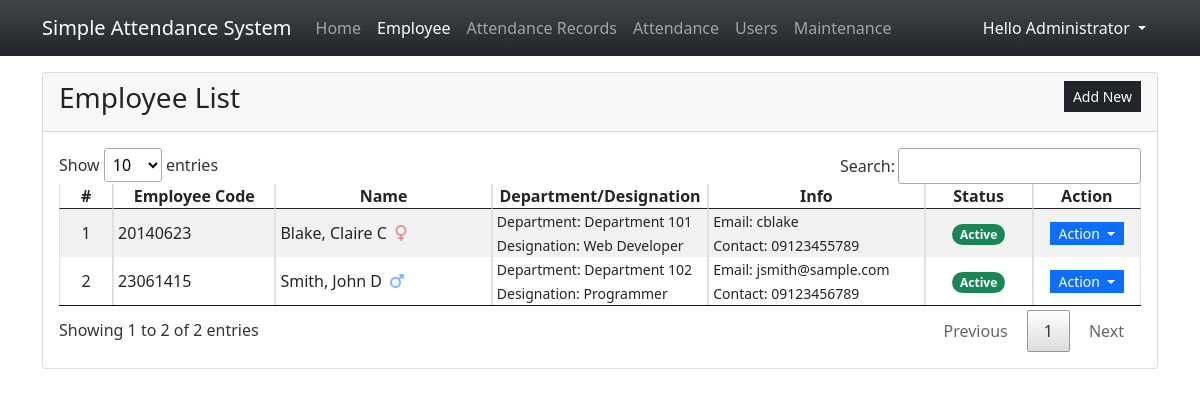
Page /?page=employees (signed in) on the committed database.
### tables this page shows
CREATE TABLE employee_list (
            `employee_id` INTEGER NOT NULL PRIMARY KEY AUTOINCREMENT,
            `employee_code` TEXT NOT NULL,
            `firstname` TEXT NOT NULL,
            `middlename` TEXT NULL,
            `lastname` TEXT NOT NULL,
            `gender` TEXT NOT NULL,
            `department_id` INTEGER NULL,
            `designation_id` INTEGER NULL,
            `contact` TEXT NOT NULL,
            `email` TEXT NOT NULL,
            `status` INTEGER NOT NULL DEFAULT 1,
            `date_created` TIMESTAMP DEFAULT CURRENT_TIMESTAMP,
            `date_updated` TIMESTAMP NULL,
            FOREIGN KEY(`department_id`) REFERENCES `department_list`(`department_id`) ON DELETE SET NULL,
            FOREIGN KEY(`designation_id`) REFERENCES `designation_list`(`designation_id`) ON DELETE SET NULL
        );

CREATE TABLE department_list (
            `department_id` INTEGER NOT NULL PRIMARY KEY AUTOINCREMENT,
            `name` TEXT NOT NULL,
            `status` INTEGER NOT NULL DEFAULT 1,
            `date_created` TIMESTAMP DEFAULT CURRENT_TIMESTAMP
        );

CREATE TABLE designation_list (
            `designation_id` INTEGER NOT NULL PRIMARY KEY AUTOINCREMENT,
            `name` TEXT NOT NULL,
            `status` INTEGER NOT NULL DEFAULT 1,
            `date_created` TIMESTAMP DEFAULT CURRENT_TIMESTAMP
        );

### employees.php (the view, shortened to what this page needs)
<div class="card">
    <div class="card-header d-flex justify-content-between">
        <h3 class="card-title">Employee List</h3>
        <div class="card-tools align-middle">
            <button class="btn btn-dark btn-sm py-1 rounded-0" type="button" id="create_new">Add New</button>
        </div>
    </div>
    <div class="card-body">
        <table class="table table-hover table-striped table-bordered">
            <colgroup>
                <col width="5%">
                <col width="15%">
                <col width="20%">
                <col width="20%">
                <col width="20%">
                <col width="10%">
                <col width="10%">
            </colgroup>
            <thead>
                <tr>
                    <th class="text-center p-0">#</th>
                    <th class="text-center p-0">Employee Code</th>
                    <th class="text-center p-0">Name</th>
                    <th class="text-center p-0">Department/Designation</th>
                    <th class="text-center p-0">Info</th>
                    <th class="text-center p-0">Status</th>
                    <th class="text-center p-0">Action</th>
                </tr>
            </thead>
            <tbody>
                <?php
                $sql = "SELECT e.*,(e.lastname || ', ' || e.firstname || ' ' || e.middlename) as `name`,d.name as dept, dd.name as desg FROM `employee_list`e INNER JOIN `department_list` d on e.department_id = d.department_id inner join `designation_list` dd on e.designation_id = dd.designation_id  order by `name` asc";
                $qry = $conn->query($sql);
                $i = 1;
                    while($row = $qry->fetchArray()):
                ?>
                <tr>
                    <td class="text-center p-0"><?php echo $i++; ?></td>
                    <td class="py-0 px-1"><?php echo $row['employee_code'] ?></td>
                    <td class="py-0 px-1"><?php echo $row['name'] ?>
                    <?php if($row['gender'] == "Male"): ?>
                        <span class="fa fa-mars mx-1 text-primary opacity-50" title="Male"></span>
                    <?php else: ?>
                        <span class="fa fa-venus mx-1 text-danger opacity-50" title="Female"></span>
                    <?php endif; ?>
                    </td>
                    <td class="py-0 px-1">
                        <small>Department: <?php echo $row['dept'] ?></small><br>
                        <small>Designation: <?php echo $row['desg'] ?></small>
                    </td>
                    <td class="py-0 px-1">
                        <small>Email: <?php echo $row['email'] ?></small><br>
                        <small>Contact: <?php echo $row['contact'] ?></small>
                    </td>
                    <td class="py-0 px-1 text-center">
                    <?php if($row['status'] == 1): ?>
                        <span class="badge bg-success rounded-pill">Active</span>
                    <?php else: ?>
                        <span class="badge bg-danger rounded-pill">Inactive</span>
                    <?php endif; ?>
                    </td>
                    <th class="text-center py-0 px-1">
                        <div class="btn-group" role="group">
                            <button id="btnGroupDrop1" type="button" class="btn btn-primary dropdown-toggle btn-sm rounded-0 py-0" data-bs-toggle="dropdown" aria-expanded="false">
                            Action
                            </button>
                        </div>
                    </th>
                </tr>
                <?php endwhile; ?>
            </tbody>
        </table>
    </div>
</div>

### index.php (shortened to what this page needs)
<?php
$page = isset($_GET['page']) ? $_GET['page'] : 'home';
?>
<!DOCTYPE html>
<html lang="en">
<head>
    <link rel="stylesheet" href="Font-Awesome-master/css/all.min.css">
    <link rel="stylesheet" href="css/bootstrap.min.css">
    <link rel="stylesheet" href="DataTables/datatables.min.css">
</head>
<body>
    <main>
    <nav class="navbar navbar-expand-lg navbar-dark bg-dark bg-gradient" id="topNavBar">
        <div class="container">
            <a class="navbar-brand" href="#">
            Simple Attendance System
            </a>
            <div class="collapse navbar-collapse" id="navbarNav">
                <ul class="navbar-nav">
                    <li class="nav-item">
                        <a class="nav-link <?php echo ($page == 'home')? 'active' : '' ?>" aria-current="page" href="./">Home</a>
                    </li>
                    <li class="nav-item">
                        <a class="nav-link <?php echo ($page == 'employees')? 'active' : '' ?>" aria-current="page" href="./?page=employees">Employee</a>
                    </li>
                    <li class="nav-item">
                        <a class="nav-link <?php echo ($page == 'attendance_list')? 'active' : '' ?>" href="./?page=attendance_list">Attendance Records</a>
                    </li>
                    <li class="nav-item">
                        <a class="nav-link " href="./attendance.php" target="_blank">Attendance</a>
                    </li>
                    <?php if($_SESSION['type'] == 1): ?>
                    <li class="nav-item">
                        <a class="nav-link <?php echo ($page == 'users')? 'active' : '' ?>" aria-current="page" href="./?page=users">Users</a>
                    </li>
                    <li class="nav-item">
                        <a class="nav-link" href="./?page=maintenance">Maintenance</a>
                    </li>
                    <?php endif; ?>
                </ul>
            </div>
            <div>
            <div class="dropdown">
                <button class="btn btn-secondary dropdown-toggle bg-transparent  text-light border-0" type="button" id="dropdownMenuButton1" data-bs-toggle="dropdown" aria-expanded="false">
                    Hello <?php echo $_SESSION['fullname'] ?>
                </button>
            </div>
            </div>
        </div>
    </nav>
    <div class="container py-3" id="page-container">
        <?php
            include $page.'.php';
        ?>
    </div>
    </main>
</body>
</html>

### index.php (style rules this page uses)
html,body { height:100%; width:100%; }
main { height:100%; display:flex; flex-flow:column; }
#page-container { flex: 1 1 auto; overflow:auto; }
#topNavBar { flex: 0 1 auto; }

### rows in the picture
employee_list: employee_code "20140623", name "Blake, Claire C", gender "Female" (drawn), department.name "Department 101", designation.name "Web Developer", email "cblake", contact "09123455789", status "Active"
employee_list: employee_code "23061415", name "Smith, John D", gender "Male" (drawn), department.name "Department 102", designation.name "Programmer", email "jsmith@sample.com", contact "09123456789", status "Active"

### other values in the picture
$_SESSION['fullname'] "Administrator"
